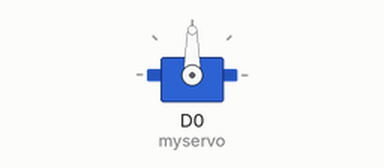
A program run on a simulated ESP8266 (NodeMCU). Shown: servo.

Above: at 0.05 s.
At 3.95 s:
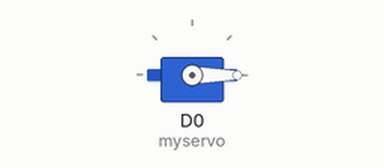
Timing chart, 0 to 7.8 s (numbered marks = the images above):
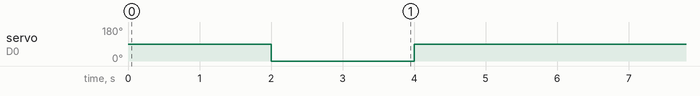

Measured:
- by itself, servo on D0 (myservo): alternates 90° for 4.0 s and 0° for 2.0 s

The program:

main.cpp
```cpp
#include <Arduino.h>
#include <servo.h>

// put function declarations here:
Servo myservo;

void setup() {
  // put your setup code here, to run once:
  myservo.attach(D0); // Attaches the servo on pin 9 to the servo object
  Serial.begin(9600); // Start the serial communication at 9600 baud rate
}

void loop() {
  // // put your main code here, to run repeatedly:
  // for(int pos = 0; pos <= 180; pos ++) { // goes from 0 degrees to 180 degrees
  //   myservo.write(pos); // tell servo to go to position in variable 'pos'
  //   delay(10); // waits 15ms for the servo to reach the position
  // }

  // for(int pos = 180; pos >= 0; pos --) { // goes from 180 degrees to 0 degrees
  //   myservo.write(pos); // tell servo to go to position in variable 'pos'
  //   delay(10); // waits 15ms for the servo to reach the position
  // }

  myservo.write(90); // tell servo to go to position in variable 'pos'
  delay(2000); // waits 15ms for the servo to reach the position
  myservo.write(0); // tell servo to go to position in variable 'pos'
  delay(2000); // waits 15ms for the servo to reach the position
  myservo.write(90); // tell servo to go to position in variable 'pos'
  delay(2000); // waits 15ms for the servo to reach the position
}
```
